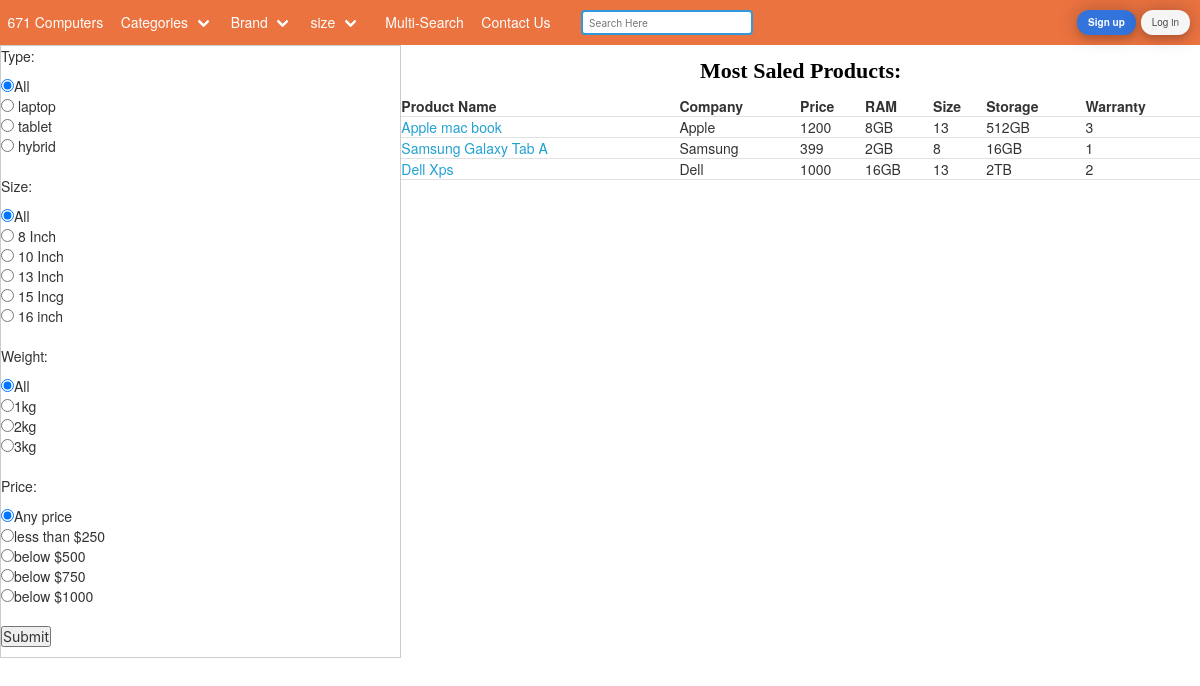
The app's page /search1.php with its own data.
### tables this page shows
CREATE TABLE IF NOT EXISTS `product` (
  `product_id` int(20) NOT NULL,
  `category_id` int(20) NOT NULL,
  `company` varchar(100) NOT NULL,
  `name` varchar(50) NOT NULL,
  `stock_status` tinyint(2) NOT NULL,
  `warranty` int(20) NOT NULL,
  `price` int(10) NOT NULL,
  `imagepath` varchar(225) NOT NULL,
  `cpu` varchar(225) NOT NULL,
  `ram` varchar(225) NOT NULL,
  `gpu` varchar(225) NOT NULL,
  `battery` varchar(225) NOT NULL,
  `storage` varchar(225) NOT NULL,
  `size` int(40) NOT NULL,
  `weight` double NOT NULL
);

### search1.php (the view, shortened to what this page needs)
<?php require_once("process/header.php"); ?>
<link rel="stylesheet" type="text/css" href="css/card.css">
<html>
<body>
<div class="container-1">
<div class="box-1">
<h1 style='color:black;'>Most Saled Products:</h1>
<?php
$most_sales="SELECT product_id, COUNT(product_id) AS MOST_FREQUENT from orders GROUP BY product_id ORDER BY COUNT(product_id) DESC";
$sales_res = mysqli_query($conn, $most_sales);
?>
<table class="data-table">
    <?php
        $count = mysqli_num_rows($sales_res);
        if($count > 0){
            echo "
                    <tr>
                        <td class='p'><b>Product Name</b></td>
                        <td class='company'><b>Company</b></td>
                        <td class='price'><b>Price</b></td>
                        <td class='ram'><b>RAM</b></td>
                        <td class='size'><b>Size</td>
                        <td class='storage'><b>Storage</b></td>
                        <td class='warranty'><b>Warranty</b></td>
                    </tr>
                ";
        $i=0;
        while($sales=mysqli_fetch_array($sales_res) and $i!=3){
            $pid1 = $sales['product_id'];
            $p_query = "SELECT * FROM product WHERE product_id =".$pid1;
            $p_result = mysqli_query($conn, $p_query);
            $p = mysqli_fetch_array($p_result);
            $sname = $p['name'];
            $scompany= $p['company'];
            $sprice=$p['price'];
            $sram=$p['ram'];
            $ssize=$p['size'];
            $sstorage=$p['storage'];
            $swarranty=$p['warranty'];
            $spage = "product.php?pid=".$pid1;
            echo "
                <tr>
                     <td class='p'>
                        <a href=$spage>$sname</a>
                     </td>
                     <td class='company'>$scompany</td>
                     <td class='price'>$sprice</td>
                     <td class='ram'>$sram</td>
                     <td class='size'>$ssize</td>
                     <td class='storage'>$sstorage</td>
                     <td class='warranty'>$swarranty</td>
                </tr>
            ";
            $i=$i+1;
        }
        }
    ?>
</table>
?></div>
<div class="box-2">
<div>
    <form action="<?=$_SERVER['PHP_SELF'];?>" method="POST">
    <div><p>Type:</p>
    <input type="radio" name="type" value="All" checked>All<br>
    <input type="radio" name="type" value=1> laptop<br>
    <input type="radio" name="type" value=2> tablet<br>
    <input type="radio" name="type" value=3> hybrid<br>
    </div><br>
    <div><p>Size:</p>
    <input type="radio" name="size" value="All" checked>All<br>
    <input type="radio" name="size" value=8 > 8 Inch<br>
    <input type="radio" name="size" value=10> 10 Inch<br>
    <input type="radio" name="size" value=13 > 13 Inch<br>
    <input type="radio" name="size" value=15> 15 Incg<br>
    <input type="radio" name="size" value=16> 16 inch<br>
    </div><br>
    <div><p>Weight:</p>
    <input type="radio" name="weight" value="All" checked>All<br>
    <input type="radio" name="weight" value=1 >1kg<br>
    <input type="radio" name="weight" value=2 >2kg<br>
    <input type="radio" name="weight" value=3>3kg<br>
    </div><br>
    <div><p>Price:</p>
    <input type="radio" name="Price" value=5000 checked>Any price<br>
    <input type="radio" name="Price" value=250 >less than $250<br>
    <input type="radio" name="Price" value=500>below $500<br>
    <input type="radio" name="Price" value=750>below $750<br>
    <input type="radio" name="Price" value=1000>below $1000<br>
    </div><br>
    <p><input type="submit" name="submit"></p>
    </form>
</div>
</div>
</div>
</body>
</html>

### css/product.css (style rules this page uses)
html { font-family: sans-serif; -ms-text-size-adjust: 100%; -webkit-text-size-adjust: 100% }
body { margin: 0; width: 100%; }
a { background-color: transparent }
h1 { font-size: 2em; margin: .67em 0 }
button, input { color: inherit; font: inherit; margin: 0 }
input { line-height: normal }
table { border-collapse: collapse; border-spacing: 0 }
td { padding: 0 }
* { -webkit-box-sizing: border-box; -moz-box-sizing: border-box; box-sizing: border-box }
html { font-size: 10px; -webkit-tap-highlight-color: transparent }
body { font-family: "Helvetica Neue", Helvetica, Arial, sans-serif; font-size: 14px; line-height: 1.42857143; color: #333; background-color: #757575 }
button, input { font-family: inherit; font-size: inherit; line-height: inherit }
a { color: #337ab7; text-decoration: none }
* { margin: 0; padding: 0 }
h1, h3 { margin-top: 10px; margin-bottom: 10px }
h1 { font-size: 22px; color: #FFFFFF; font-family: "Comic Sans MS", cursive; text-align: center; }
a { color: #23a1d1; text-decoration: none }
table { background-color: #FFFFFF; }
table { border-spacing: 0; border-collapse: collapse }
.data-table { width: 100% }
.data-table tr { border-bottom: 1px solid #e1e1e1 }

### css/header.css (style rules this page uses)
body, hr, html { margin: 0; padding: 0 }
html { box-sizing: border-box }
html { background-color: #fff; font-size: 16px; -moz-osx-font-smoothing: grayscale; -webkit-font-smoothing: antialiased; min-width: 300px; overflow-x: hidden; overflow-y: scroll; text-rendering: optimizeLegibility; -webkit-text-size-adjust: 100%; -moz-text-size-adjust: 100%; -ms-text-size-adjust: 100%; text-size-adjust: 100% }
body, button, input, select, textarea { font-family: BlinkMacSystemFont, -apple-system, "Segoe UI", "Roboto", "Oxygen", "Ubuntu", "Cantarell", "Fira Sans", "Droid Sans", "Helvetica Neue", "Helvetica", "Arial", sans-serif; }
body, button { font-family: BlinkMacSystemFont, -apple-system, "Segoe UI", Roboto, Oxygen, Ubuntu, Cantarell, "Fira Sans", "Droid Sans", "Helvetica Neue", Helvetica, Arial, sans-serif }
body { font-size: 1em; font-weight: 400; line-height: 1.5 }
a { color: #3273dc; cursor: pointer; text-decoration: none }
* { margin: 0; padding: 0 }

### css/card.css (style rules this page uses)
html { font-family: sans-serif; -ms-text-size-adjust: 100%; -webkit-text-size-adjust: 100% }
body { margin: 0 }
a { background-color: transparent }
h1 { font-size: 2em; margin: .67em 0 }
* { -webkit-box-sizing: border-box; -moz-box-sizing: border-box; box-sizing: border-box }
html { font-size: 10px; -webkit-tap-highlight-color: transparent }
body { font-family: "Helvetica Neue", Helvetica, Arial, sans-serif; font-size: 14px; line-height: 1.42857143; color: #333; background-color: #fff }
a { color: #337ab7; text-decoration: none }
p { margin: 0 0 10px }
.h1, .h2, .h3, h1, h2, h3 { margin-top: 10px; margin-bottom: 10px }
h1 { font-size: 22px }
a { color: #23a1d1; text-decoration: none }
* { -webkit-font-smoothing: antialiased; -moz-osx-font-smoothing: grayscale }

### search1.php (style rules this page uses)
@media (min-width:468px) { .container-1 { display:flex; } }
.container-1 .box-2 { border:1px #ccc solid; }
.box-1 { flex:2; order:2; }
.box-2 { flex:1; order:1; }

### records on screen
product: name "Apple mac book", company "Apple", price "1200", ram "8GB", size "13", storage "512GB", warranty "3"
product: name "Samsung Galaxy Tab A", company "Samsung", price "399", ram "2GB", size "8", storage "16GB", warranty "1"
product: name "Dell Xps", company "Dell", price "1000", ram "16GB", size "13", storage "2TB", warranty "2"
